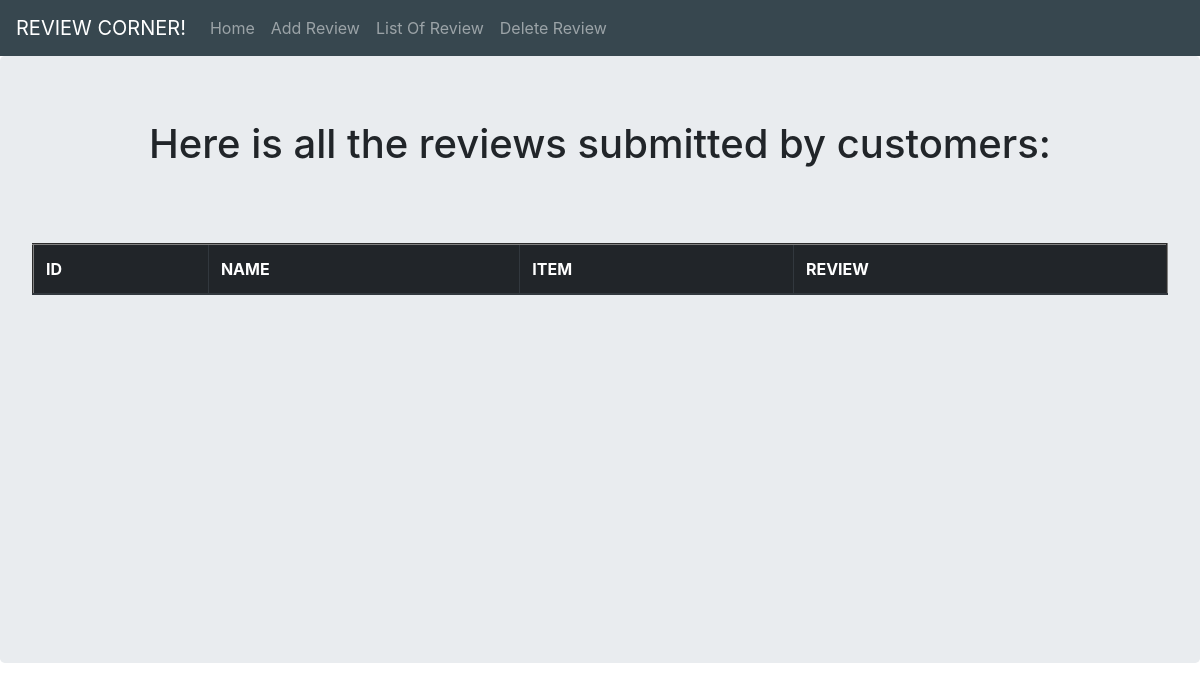
/list, run on an earlier commit of the app's database.
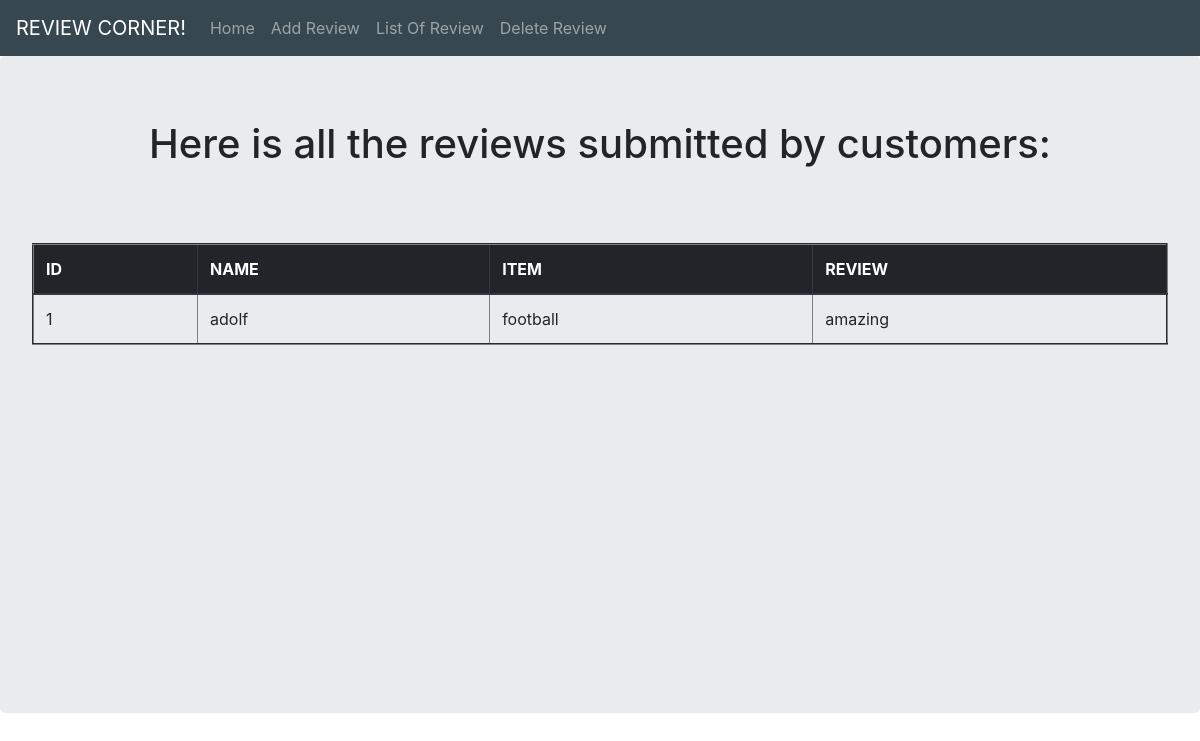
And on a later commit of the database.
### app.py (models this page shows, shortened)
class Market(db.Model):
    __tablename__ = 'items'
    id = db.Column(db.Integer,primary_key = True)
    name = db.Column(db.Text, nullable=False)
    item = db.Column(db.Text, nullable=False)
    review = db.Column(db.Text, nullable=False)

### app.py (the view)
@app.route('/list')
def list_item():
    data = Market.query.all()
    a=list(data)
    return render_template('list.html',a=a)

### templates/list.html
{% extends "base.html" %}
{% block content %}
<div class="jumbotron">
  <h1 class="cus" style="text-align:center;">Here is all the reviews submitted by customers:</h1>
  <div class="cuss">
  <table border = 2 class = "table table-hover" style="margin-top: 75px;">
    <thead class="thead-dark">
  <tr>
    <th scope="col">ID</th>
    <th scope="col">NAME</th>
    <th scope="col">ITEM</th>
    <th scope="col">REVIEW</th>
  </tr>
</thead>
         {% for x in a %}
            <tr>
               <td> {{x.id}}</td>
               <td> {{x.name }} </td>
               <td> {{x.item }} </td>
               <td> {{x.review }} </td
            </tr>
         {% endfor %}
      </table>
      </div>
      <br>
      <br>
      <br>
      <br>
      <br>
      <br>
      <br>
      <br>
      <br>
      <br>
      <br>
      <br>
</div>
{% endblock %}

What changed in the data, as far as the page shows it:
added Market: id "1", name "adolf", item "football", review "amazing"
